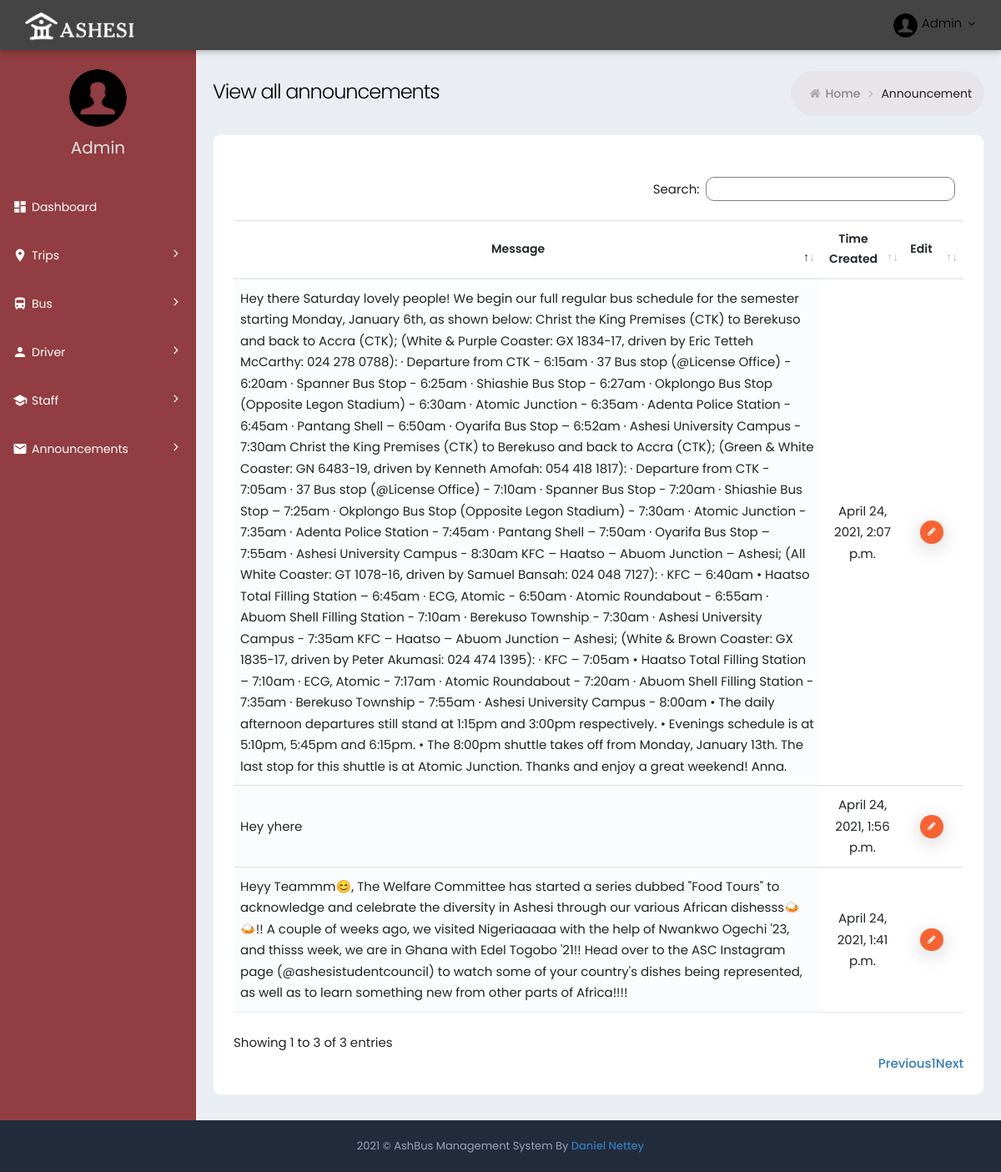
Before: /announcement/ with the older database file.
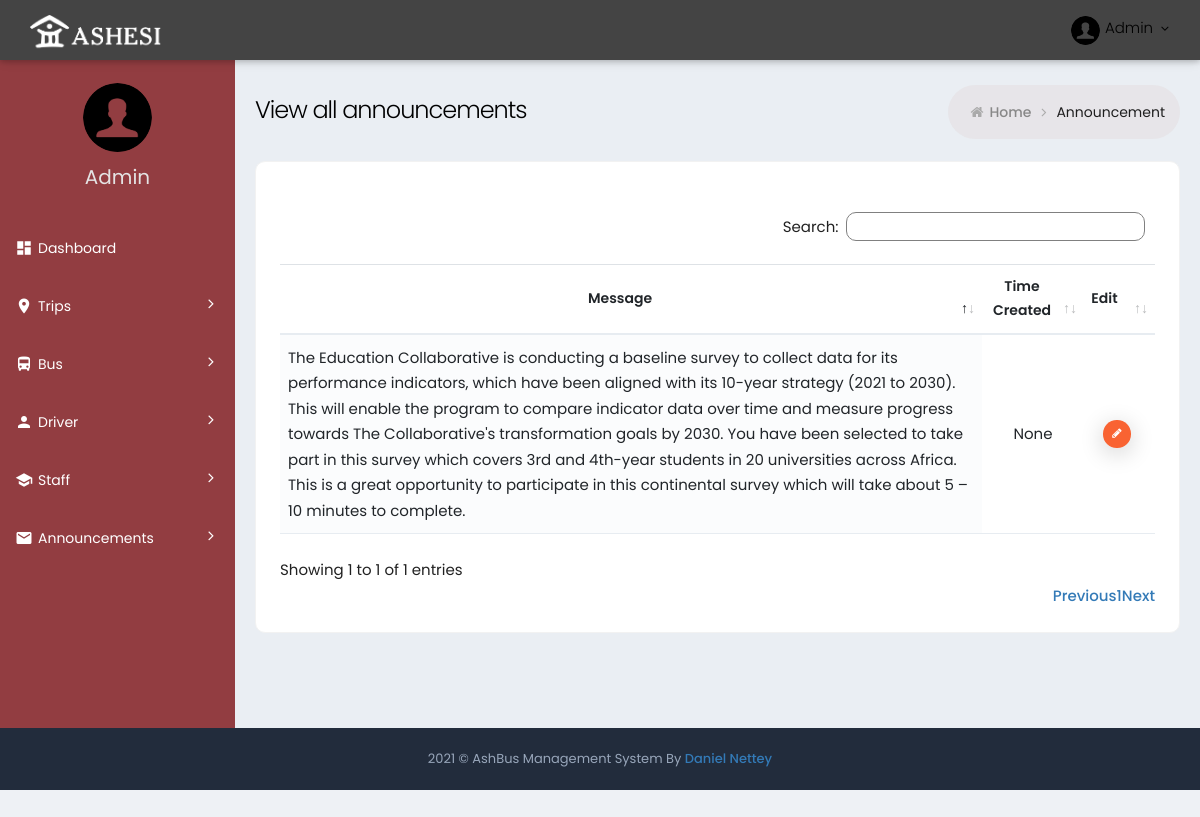
After: the same page with the newer database file.
### ashbus/ashbus_web/models.py (models this page shows, shortened)
class Announcement(models.Model):
    message = models.TextField()
    time_created = models.DateTimeField(auto_now=True)

### ashbus/ashbus_web/views.py (the view)
# urls.py: path('announcement/', AnnouncementView, name="announcement"),
def AnnouncementView(request):
    announcement = Announcement.objects.all()
    return render(request, "announcement.html", {"announcement": announcement})

### ashbus/ashbus_web/templates/announcement.html
{% extends 'innerBase.html'  %}
{% block Content %}
<div class="page-content-wrapper">
	<div class="page-content">
		<div class="page-bar">
			<div class="page-title-breadcrumb">
				<div class=" pull-left">
					<div class="page-title">View all announcements</div>
				</div>
				<ol class="breadcrumb page-breadcrumb pull-right">
					<li><i class="fa fa-home"></i>&nbsp;<a class="parent-item" href="{% url 'index' %}">Home</a>&nbsp;<i
							class="fa fa-angle-right"></i>
					</li>
					<li class="active">Announcement</li>
				</ol>
			</div>
		</div>
		<div class="row">
			<div class="col-md-12">
				<div class="card card-box">
					<div class="card-body ">
						<div class="row p-b-20">
						</div>
						<div class="table-scrollable">
							<table class="table table-hover table-checkable order-column full-width" id="example4">
								<thead>
									<tr>
										<th class="center"> Message </th>
										<th class="center"> Time Created </th>
										<th class="center"> Edit </th>
									</tr>
								</thead>
								<tbody>
									{% for announcement in announcement%}
									<form action="">
										<tr class="odd gradeX">
											<td class="left"> {{ announcement.message }} </td>
											<td class="center"> {{ announcement.time_created }} </td>
											<td class="center">
												<a href="{% url 'edit_announcement' announcement.id %}" class="btn btn-tbl-delete btn-xs">
													<i class="fa fa-pencil"></i>
												</a>
											</td>
										</tr>
									</form>
									{% endfor %}
								</tbody>
							</table>
						</div>
					</div>
				</div>
			</div>
		</div>
	</div>
</div>
{% endblock Content %}

### ashbus/ashbus_web/templates/innerBase.html (shortened to what this page needs)
{% extends 'base.html'  %}
{% block Contente %}
{% load static %}
<head>
	<link href="{% static 'css/simple-line-icons.min.css' %}" rel="stylesheet" type="text/css" />
	<link href="{% static 'css/font-awesome.min.css' %}" rel="stylesheet" type="text/css" />
	<link href="{% static 'css/bootstrap.min.css' %}" rel="stylesheet" type="text/css" />
	<link href="{% static 'css/dataTables.bootstrap4.min.css' %}" rel="stylesheet" type="text/css" />
	<link rel="stylesheet" href="{% static 'css/material.min.css' %}">
	<link rel="stylesheet" href="{% static 'css/material_style.css' %}">
	<link href="{% static 'css/animate_page.css' %}" rel="stylesheet">
	<link href="{% static 'css/plugins.min.css' %}" rel="stylesheet" type="text/css" />
	<link href="{% static 'css/style.css' %}" rel="stylesheet" type="text/css" />
	<link href="{% static 'css/responsive.css' %}" rel="stylesheet" type="text/css" />
	<link href="{% static 'css/theme-color.css' %}" rel="stylesheet" type="text/css" />
</head>
<body
	class="page-header-fixed sidemenu-closed-hidelogo page-content-white page-md header-white dark-sidebar-color logo-dark">
	<div class="page-wrapper">
		<div class="page-header navbar navbar-fixed-top">
			<div class="page-header-inner ">
				<div class="page-logo">
					<a href="{% url 'index' %}">
						<img alt="" src="{% static 'img/logo.png' %}" style="height: 35px;"></a>
				</div>
				<div class="top-menu">
					<ul class="nav navbar-nav pull-right">
						<li class="dropdown dropdown-user">
							<a href="javascript:;" class="dropdown-toggle" data-toggle="dropdown" data-hover="dropdown"
								data-close-others="true">
								<img alt="" class="img-circle " src="{% static 'img/admin.png' %}" />
								<span class="username username-hide-on-mobile"> Admin </span>
								<i class="fa fa-angle-down"></i>
							</a>
						</li>
					</ul>
				</div>
			</div>
		</div>
		<div class="page-container">
			<div class="sidebar-container">
				<div class="sidemenu-container navbar-collapse collapse fixed-menu">
					<div id="remove-scroll">
						<ul class="sidemenu page-header-fixed p-t-20" data-keep-expanded="false" data-auto-scroll="true"
							data-slide-speed="200">
							<li class="sidebar-user-panel">
								<div class="user-panel">
									<div class="row">
										<div class="sidebar-userpic">
											<img src="{% static 'img/admin.png' %}" class="img-responsive" alt=""> </div>
									</div>
									<div class="profile-usertitle">
										<div class="sidebar-userpic-name"> Admin </div>
									</div>
								</div>
							</li>
							<li class="nav-item start active">
								<a href="{% url 'index' %}" class="nav-link nav-toggle">
									<i class="material-icons">dashboard</i>
									<span class="title">Dashboard</span>
								</a>
							</li>
							<li class="nav-item">
								<a href="#" class="nav-link nav-toggle">
									<i class="material-icons">room</i>
									<span class="title">Trips</span>
								</a>
							</li>
							<li class="nav-item">
								<a href="#" class="nav-link nav-toggle">
									<i class="material-icons">directions_bus</i>
									<span class="title">Bus</span>
								</a>
							</li>
							<li class="nav-item">
								<a href="#" class="nav-link nav-toggle">
									<i class="material-icons">person</i>
									<span class="title">Driver</span>
								</a>
							</li>
							<li class="nav-item">
								<a href="#" class="nav-link nav-toggle">
									<i class="material-icons">school</i>
									<span class="title">Staff</span>
								</a>
							</li>
							<li class="nav-item">
								<a href="#" class="nav-link nav-toggle">
									<i class="material-icons">mail</i>
									<span class="title">Announcements</span>
								</a>
							</li>
						</ul>
					</div>
				</div>
			</div>
			{% block Content %} {% endblock Content %}
		</div>
		<div class="page-footer">
			<div class="page-footer-inner"> 2021 &copy; AshBus Management System By
				<a href="mailto:dnettey3@gmail.com" target="_top" class="makerCss">Daniel Nettey</a>
			</div>
		</div>
	</div>
{% endblock Contente  %}

### ashbus/ashbus_web/templates/base.html
{% load static %}
<!DOCTYPE html>
<html lang="en">
	{% block Contente %} {% endblock Contente %}
</body>
</html>

### ashbus/ashbus_web/static/css/material_style.css (style rules this page uses)
.material-icons { font-family: 'Material Icons'; font-weight: normal; font-style: normal; font-size: 24px; display: inline-block; line-height: 1; text-transform: none; letter-spacing: normal; word-wrap: normal; white-space: nowrap; direction: ltr; -webkit-font-smoothing: antialiased; text-rendering: optimizeLegibility; -moz-osx-font-smoothing: grayscale; font-feature-settings: 'liga'; }
.full-width { width: 100% !important; }
.page-header.navbar .page-logo { line-height: 1.7 !important; }

### ashbus/ashbus_web/static/css/responsive.css (style rules this page uses)
@media (min-width:768px) { .navbar-nav>li { float: left; } }
@media (min-width:992px) { .sidemenu-container { width: 235px; float: left; position: relative; margin-right: -100% } }
@media (min-width:992px) { .sidemenu-container.collapse { display: block; max-height: none !important } }
@media (min-width:992px) { .page-content-wrapper { float: left; width: 100% } }
@media (min-width:992px) { .page-content-wrapper .page-content { margin-left: 235px; margin-top: 0; min-height: 600px; padding: 25px 20px 10px } }
@media (min-width:992px) { .page-footer { clear: left } }

### ashbus/ashbus_web/static/css/theme-color.css (style rules this page uses)
:root { --sidebar-color: #ffffff; --sidebar-font-color: #4680ff; --logo-color: #222c3c; --header-color: #6673FC; }
.dark-sidebar-color .sidemenu-container { background-color: #923D41; }
.dark-sidebar-color .sidemenu-container .sidemenu>li.active.open>a, .dark-sidebar-color .sidemenu-container .sidemenu>li.active>a, .dark-sidebar-color .sidemenu-closed.sidemenu-container-fixed .sidemenu-container:hover .sidemenu>li.active.open>a, .dark-sidebar-color .sidemenu-closed.sidemenu-container-fixed .sidemenu-container:hover .sidemenu>li.active>a { background-color: #923D41; border-top-color: transparent; color: #fff; }
.dark-sidebar-color .sidemenu-container .sidemenu>li>a, .dark-sidebar-color .sidemenu-closed.sidemenu-container-fixed .sidemenu-container:hover .sidemenu>li>a { color: #ffffff; border-bottom:none; }
.dark-sidebar-color .user-panel { color: #ccc; }
.dark-sidebar-color .sidemenu-container .sidemenu>li.active.open>a>.arrow.open:before, .dark-sidebar-color .sidemenu-container .sidemenu>li.active.open>a>.arrow:before, .dark-sidebar-color .sidemenu-container .sidemenu>li.active.open>a>i, .dark-sidebar-color .sidemenu-container .sidemenu>li.active>a>.arrow.open:before, .dark-sidebar-color .sidemenu-container .sidemenu>li.active>a>.arrow:before, .dark-sidebar-color .sidemenu-container .sidemenu>li.active>a>i, .dark-sidebar-color .sidemenu-closed.sidemenu-container-fixed .sidemenu-container:hover .sidemenu>li.active.open>a>.arrow.open:before, .dark-sidebar-color .sidemenu-closed.sidemenu-container-fixed .sidemenu-container:hover .sidemenu>li.active.open>a>.arrow:before, .dark-sidebar-color .sidemenu-closed.sidemenu-container-fixed .sidemenu-container:hover .sidemenu>li.active.open>a>i, .dark-sidebar-color .sidemenu-closed.sidemenu-container-fixed .sidemenu-container:hover .sidemenu>li.active>a>.arrow.open:before, .dark-sidebar-color .sidemenu-closed.sidemenu-container-fixed .sidemenu-container:hover .sidemenu>li.active>a>.arrow:before, .dark-sidebar-color .sidemenu-closed.sidemenu-container-fixed .sidemenu-container:hover .sidemenu>li.active>a>i { color: #fff; }
.dark-sidebar-color .page-container { background-color : #923D41; }
.logo-dark .page-header.navbar .page-logo { background: #444444; }
.header-white .page-header.navbar { background-color: #444444; color:white !important; }
.header-white .page-header.navbar .top-menu .navbar-nav>li.dropdown-language>.dropdown-toggle>.langname, .header-white .page-header.navbar .top-menu .navbar-nav>li.dropdown-user>.dropdown-toggle>.username, .header-white .page-header.navbar .top-menu .navbar-nav>li.dropdown-user>.dropdown-toggle>i { color: #000; }
.header-white .page-header.navbar .top-menu .navbar-nav>li.dropdown .dropdown-toggle>i { color: #000; }

Changed rows visible on the page:
removed Announcement: message "Heyy Teammm😊, The Welfare Committee has started a series dubbed \"Food Tours\" to acknowledge and celebrate the diversity in Ashesi through our various African dishesss🍛🍛!! A couple of weeks ago, we visited Nigeriaaaaa with the help of Nwankwo Ogechi '23, and thisss week, we are in Ghana with Edel Togobo '21!! Head over to the ASC Instagram page (@ashesistudentcouncil) to watch some of your country's dishes being represented, as well as to learn something new from other parts of Africa!!!!", time_created "April 24, 2021, 1:41 p.m."
removed Announcement: message "Hey yhere", time_created "April 24, 2021, 1:56 p.m."
removed Announcement: message "Hey there Saturday lovely people! We begin our full regular bus schedule for the semester starting Monday, January 6th, as shown below: Christ the King Premises (CTK) to Berekuso and back to Accra (CTK); (White & Purple Coaster: GX 1834-17, driven by Eric Tetteh McCarthy: 024 278 0788): · Departure from CTK - 6:15am · 37 Bus stop (@License Office) - 6:20am · Spanner Bus Stop - 6:25am · Shiashie Bus Stop - 6:27am · Okplongo Bus Stop (Opposite Legon Stadium) - 6:30am · Atomic Junction - 6:35am · Adenta Police Station - 6:45am · Pantang Shell – 6:50am · Oyarifa Bus Stop – 6:52am · Ashesi University Campus - 7:30am Christ the King Premises (CTK) to Berekuso and back to Accra (CTK); (Green &…", time_created "April 24, 2021, 2:07 p.m."
added Announcement: message "The Education Collaborative is conducting a baseline survey to collect data for its performance indicators, which have been aligned with its 10-year strategy (2021 to 2030). This will enable the program to compare indicator data over time and measure progress towards The Collaborative's transformation goals by 2030. You have been selected to take part in this survey which covers 3rd and 4th-year students in 20 universities across Africa. This is a great opportunity to participate in this continental survey which will take about 5 – 10 minutes to complete.", time_created "None"
Other visible differences:
text written by a page script: "Search: Showing 1 to 3 of 3 entries Previous 1 Next" → "Search: Showing 1 to 1 of 1 entries Previous 1 Next"
